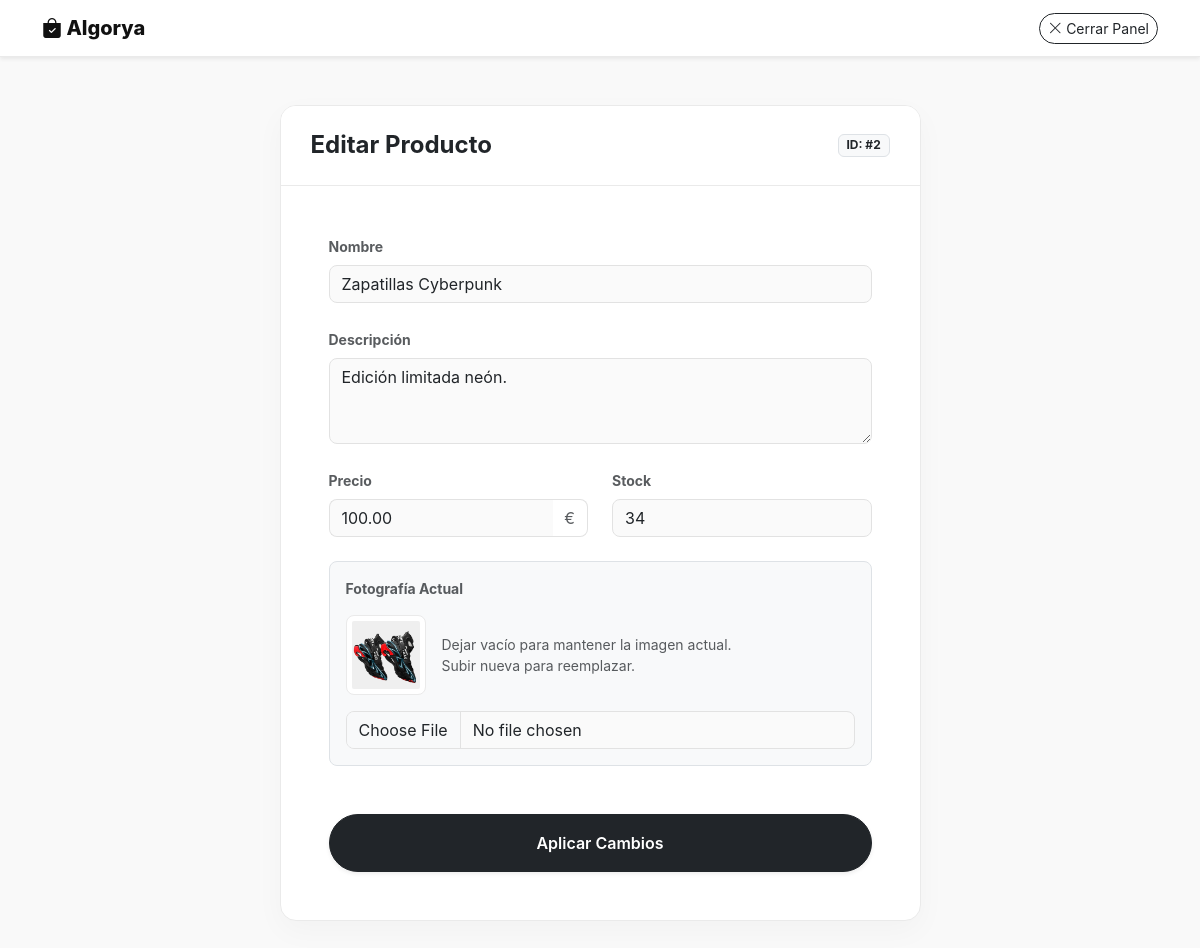
Page /edit_product.php?id=2 (signed in) on the committed database.
### tables this page shows
CREATE TABLE `productos` (
  `id` int(11) NOT NULL AUTO_INCREMENT,
  `api_id` int(11) DEFAULT NULL,
  `nombre` varchar(150) NOT NULL,
  `descripcion` text DEFAULT NULL,
  `precio` decimal(10,2) NOT NULL,
  `stock` int(11) DEFAULT 0,
  `imagen` varchar(255) DEFAULT 'default.jpg',
  `destacado` tinyint(1) DEFAULT 0,
  PRIMARY KEY (`id`),
  UNIQUE KEY `api_id` (`api_id`)
);

### edit_product.php (the view, shortened to what this page needs)
<?php
require 'includes/db.php';
$id = $_GET['id'];
$sql = "SELECT * FROM productos WHERE id = ?";
$stmt = $conn->prepare($sql);
$stmt->bind_param("i", $id);
$stmt->execute();
$resultado = $stmt->get_result();
$producto = $resultado->fetch_assoc();
?>
<!DOCTYPE html>
<html lang="es">
<head>
    <link href="https://cdn.jsdelivr.net/npm/bootstrap@5.3.0/dist/css/bootstrap.min.css" rel="stylesheet">
    <link rel="stylesheet" href="https://cdn.jsdelivr.net/npm/bootstrap-icons@1.10.5/font/bootstrap-icons.css">
</head>
<body>
    <nav class="navbar navbar-light sticky-top shadow-sm mb-5">
        <div class="container">
            <a class="navbar-brand" href="index.php"><i class="bi bi-bag-check-fill"></i> Algorya</a>
            <a href="index.php" class="btn btn-outline-dark btn-sm rounded-pill"><i class="bi bi-x-lg"></i> Cerrar Panel</a>
        </div>
    </nav>
    <div class="container pb-5">
        <div class="row justify-content-center">
            <div class="col-md-8 col-lg-7">
                <div class="admin-card">
                    <div class="admin-card-header d-flex justify-content-between align-items-center">
                        <h4 class="fw-bold m-0 text-dark">Editar Producto</h4>
                        <span class="badge bg-light text-dark border">ID: #<?php echo $id; ?></span>
                    </div>
                    <div class="card-body p-4 p-md-5">
                        <form method="POST" enctype="multipart/form-data">
                            <div class="mb-4">
                                <label class="form-label fw-bold small text-muted">Nombre</label>
                                <input type="text" name="nombre" class="form-control" value="<?php echo htmlspecialchars($producto['nombre']); ?>" required>
                            </div>
                            <div class="mb-4">
                                <label class="form-label fw-bold small text-muted">Descripción</label>
                                <textarea name="descripcion" class="form-control" rows="3"><?php echo htmlspecialchars($producto['descripcion']); ?></textarea>
                            </div>
                            <div class="row">
                                <div class="col-md-6 mb-4">
                                    <label class="form-label fw-bold small text-muted">Precio</label>
                                    <div class="input-group">
                                        <input type="number" step="0.01" name="precio" class="form-control border-end-0" value="<?php echo $producto['precio']; ?>" required>
                                        <span class="input-group-text bg-transparent border-start-0 text-muted">€</span>
                                    </div>
                                </div>
                                <div class="col-md-6 mb-4">
                                    <label class="form-label fw-bold small text-muted">Stock</label>
                                    <input type="number" name="stock" class="form-control" value="<?php echo $producto['stock']; ?>" required>
                                </div>
                            </div>
                            <div class="mb-5 p-3 bg-light rounded-3 border">
                                <label class="form-label fw-bold small text-muted d-block mb-3">Fotografía Actual</label>
                                <div class="d-flex align-items-center gap-3 mb-3">
                                    <img src="img/<?php echo $producto['imagen']; ?>" class="img-preview" alt="Miniatura">
                                    <div class="small text-muted">
                                        Dejar vacío para mantener la imagen actual.<br>
                                        Subir nueva para reemplazar.
                                    </div>
                                </div>
                                <input type="file" name="imagen" class="form-control" accept="image/*">
                            </div>
                            <button type="submit" class="btn btn-dark w-100 py-3 shadow-sm">Aplicar Cambios</button>
                        </form>
                    </div>
                </div>
            </div>
        </div>
    </div>
</body>
</html>

### edit_product.php (style rules this page uses)
body { background-color: #f9f9f9; font-family: -apple-system, BlinkMacSystemFont, "Segoe UI", Roboto, sans-serif; color: #333; }
.navbar { background: #fff !important; border-bottom: 1px solid #eaeaea; }
.navbar-brand { font-weight: 800; color: #111 !important; }
.admin-card { background: #fff; border: 1px solid #eaeaea; border-radius: 16px; box-shadow: 0 10px 30px rgba(0,0,0,0.03); overflow: hidden; }
.admin-card-header { padding: 25px 30px; border-bottom: 1px solid #eaeaea; background: #fff; }
.form-control, .input-group-text { border-radius: 8px; border-color: #e2e2e2; background-color: #fafafa; }
.btn-dark { border-radius: 30px; font-weight: 600; padding: 10px 24px; }
.img-preview { width: 80px; height: 80px; object-fit: contain; border: 1px solid #eaeaea; border-radius: 8px; padding: 5px; background: #fff; }

### rows in the picture
productos: nombre "Zapatillas Cyberpunk", descripcion "Edición limitada neón.", precio "100.00", stock "34", imagen (picture)

### other values in the picture
$id "2"
